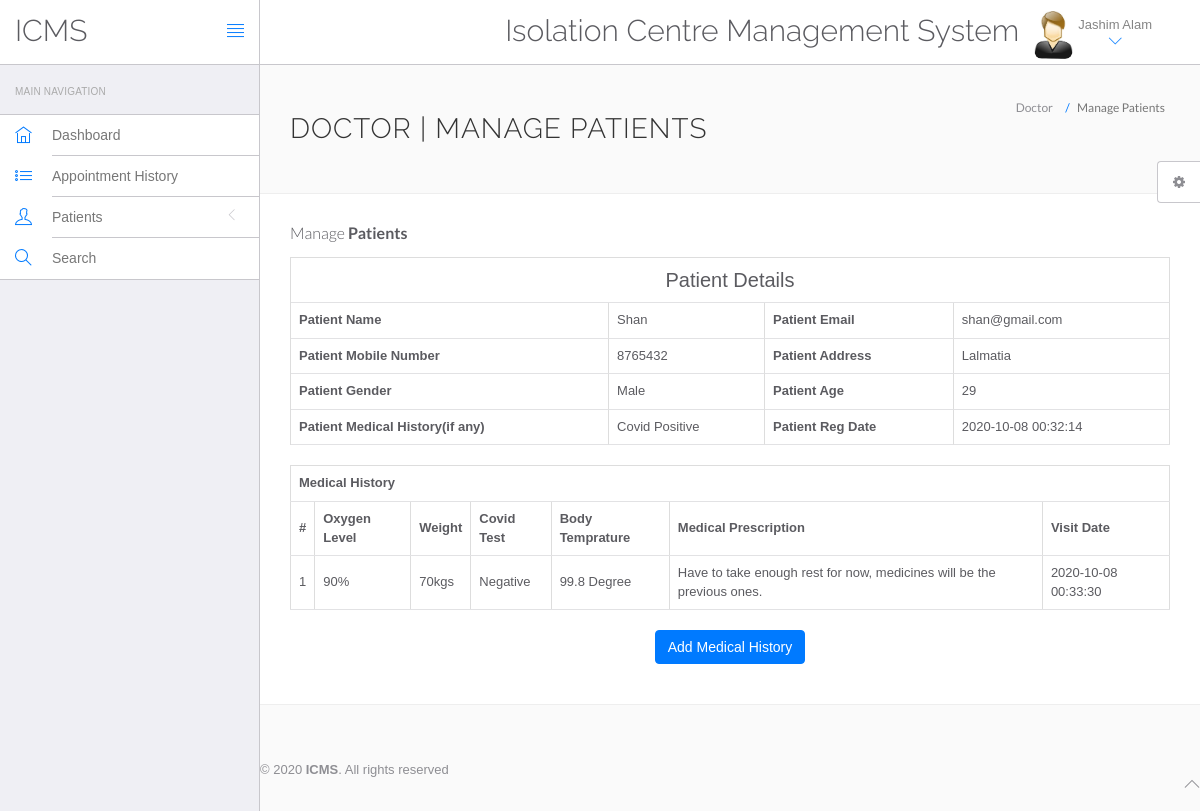
/isolation_centre/icms/doctor/view-patient.php?viewid=8 (signed in), run on the app's committed database.
### tables this page shows
CREATE TABLE `doctors` (
  `id` int(11) NOT NULL,
  `specilization` varchar(255) DEFAULT NULL,
  `doctorName` varchar(255) DEFAULT NULL,
  `address` longtext DEFAULT NULL,
  `contactno` bigint(11) DEFAULT NULL,
  `docEmail` varchar(255) DEFAULT NULL,
  `password` varchar(255) DEFAULT NULL,
  `creationDate` timestamp NULL DEFAULT current_timestamp(),
  `updationDate` timestamp NULL DEFAULT NULL ON UPDATE current_timestamp()
);

CREATE TABLE `tblpatient` (
  `ID` int(10) NOT NULL,
  `Docid` int(10) DEFAULT NULL,
  `PatientName` varchar(200) DEFAULT NULL,
  `PatientContno` bigint(10) DEFAULT NULL,
  `PatientEmail` varchar(200) DEFAULT NULL,
  `PatientGender` varchar(50) DEFAULT NULL,
  `PatientAdd` mediumtext DEFAULT NULL,
  `PatientAge` int(10) DEFAULT NULL,
  `Weight` varchar(50) DEFAULT NULL,
  `Systoms` varchar(50) DEFAULT NULL,
  `PatientMedhis` mediumtext DEFAULT NULL,
  `CreationDate` timestamp NULL DEFAULT current_timestamp(),
  `UpdationDate` timestamp NULL DEFAULT NULL ON UPDATE current_timestamp()
);

CREATE TABLE `tblmedicalhistory` (
  `ID` int(10) NOT NULL,
  `PatientID` int(10) DEFAULT NULL,
  `OxygenLevel` varchar(200) DEFAULT NULL,
  `CovidTest` varchar(200) NOT NULL,
  `Weight` varchar(100) DEFAULT NULL,
  `Temperature` varchar(200) DEFAULT NULL,
  `MedicalPres` mediumtext DEFAULT NULL,
  `CreationDate` timestamp NOT NULL DEFAULT current_timestamp() ON UPDATE current_timestamp()
);

### isolation_centre/icms/doctor/view-patient.php (the view, shortened to what this page needs)
<?php
include('include/config.php');
?>
<!DOCTYPE html>
<html lang="en">
	<head>
		<link rel="stylesheet" href="vendor/bootstrap/css/bootstrap.min.css">
		<link rel="stylesheet" href="vendor/fontawesome/css/font-awesome.min.css">
		<link rel="stylesheet" href="vendor/themify-icons/themify-icons.min.css">
		<link href="vendor/animate.css/animate.min.css" rel="stylesheet" media="screen">
		<link href="vendor/perfect-scrollbar/perfect-scrollbar.min.css" rel="stylesheet" media="screen">
		<link href="vendor/switchery/switchery.min.css" rel="stylesheet" media="screen">
		<link href="vendor/bootstrap-touchspin/jquery.bootstrap-touchspin.min.css" rel="stylesheet" media="screen">
		<link href="vendor/select2/select2.min.css" rel="stylesheet" media="screen">
		<link href="vendor/bootstrap-datepicker/bootstrap-datepicker3.standalone.min.css" rel="stylesheet" media="screen">
		<link href="vendor/bootstrap-timepicker/bootstrap-timepicker.min.css" rel="stylesheet" media="screen">
		<link rel="stylesheet" href="assets/css/styles.css">
		<link rel="stylesheet" href="assets/css/plugins.css">
		<link rel="stylesheet" href="assets/css/themes/theme-1.css" id="skin_color" />
	</head>
	<body>
		<div id="app">
<?php include('include/sidebar.php');?>
<div class="app-content">
<?php include('include/header.php');?>
<div class="main-content" >
<div class="wrap-content container" id="container">
<section id="page-title">
<div class="row">
<div class="col-sm-8">
<h1 class="mainTitle">Doctor | Manage Patients</h1>
</div>
<ol class="breadcrumb">
<li>
<span>Doctor</span>
</li>
<li class="active">
<span>Manage Patients</span>
</li>
</ol>
</div>
</section>
<div class="container-fluid container-fullw bg-white">
<div class="row">
<div class="col-md-12">
<h5 class="over-title margin-bottom-15">Manage <span class="text-bold">Patients</span></h5>
<?php
                               $vid=$_GET['viewid'];
                               $ret=mysqli_query($con,"select * from tblpatient where ID='$vid'");
$cnt=1;
while ($row=mysqli_fetch_array($ret)) {
                               ?>
<table border="1" class="table table-bordered">
 <tr align="center">
<td colspan="4" style="font-size:20px;color:blue">
 Patient Details</td></tr>
    <tr>
    <th scope>Patient Name</th>
    <td><?php  echo $row['PatientName'];?></td>
    <th scope>Patient Email</th>
    <td><?php  echo $row['PatientEmail'];?></td>
  </tr>
  <tr>
    <th scope>Patient Mobile Number</th>
    <td><?php  echo $row['PatientContno'];?></td>
    <th>Patient Address</th>
    <td><?php  echo $row['PatientAdd'];?></td>
  </tr>
    <tr>
    <th>Patient Gender</th>
    <td><?php  echo $row['PatientGender'];?></td>
    <th>Patient Age</th>
    <td><?php  echo $row['PatientAge'];?></td>
  </tr>
  <tr>
    <th>Patient Medical History(if any)</th>
    <td><?php  echo $row['PatientMedhis'];?></td>
     <th>Patient Reg Date</th>
    <td><?php  echo $row['CreationDate'];?></td>
  </tr>
<?php }?>
</table>
<?php
$ret=mysqli_query($con,"select * from tblmedicalhistory  where PatientID='$vid'");
 ?>
<table id="datatable" class="table table-bordered dt-responsive nowrap" style="border-collapse: collapse; border-spacing: 0; width: 100%;">
  <tr align="center">
   <th colspan="8" >Medical History</th>
  </tr>
  <tr>
    <th>#</th>
<th>Oxygen Level</th>
<th>Weight</th>
<th>Covid Test</th>
<th>Body Temprature</th>
<th>Medical Prescription</th>
<th>Visit Date</th>
</tr>
<?php
while ($row=mysqli_fetch_array($ret)) {
  ?>
<tr>
  <td><?php echo $cnt;?></td>
 <td><?php  echo $row['OxygenLevel'];?></td>
 <td><?php  echo $row['Weight'];?></td>
 <td><?php  echo $row['CovidTest'];?></td>
  <td><?php  echo $row['Temperature'];?></td>
  <td><?php  echo $row['MedicalPres'];?></td>
  <td><?php  echo $row['CreationDate'];?></td>
</tr>
<?php $cnt=$cnt+1;} ?>
</table>
<p align="center">
 <button class="btn btn-primary waves-effect waves-light w-lg" data-toggle="modal" data-target="#myModal">Add Medical History</button></p>
</div>
</div>
</div>
</div>
	<?php include('include/footer.php');?>
	<?php include('include/setting.php');?>
		</div>
	</body>
</html>

### isolation_centre/icms/doctor/include/header.php (shortened to what this page needs)
<header class="navbar navbar-default navbar-static-top">
					<div class="navbar-header">
						<a class="navbar-brand" href="#">
							<h2 style="padding-top:20% ">ICMS</h2>
						</a>
						<a href="#" class="sidebar-toggler pull-right visible-md visible-lg" data-toggle-class="app-sidebar-closed" data-toggle-target="#app">
							<i class="ti-align-justify"></i>
						</a>
					</div>
					<div class="navbar-collapse collapse">
						<ul class="nav navbar-right">
								<li  style="padding-top:2% ">
								<h2>Isolation Centre Management System</h2>
							</li>
							<li class="dropdown current-user">
								<a href class="dropdown-toggle" data-toggle="dropdown">
									<img src="assets/images/images.jpg" > <span class="username">
									<?php $query=mysqli_query($con,"select doctorName from doctors where id='".$_SESSION['id']."'");
while($row=mysqli_fetch_array($query))
{
	echo $row['doctorName'];
}
									?> <i class="ti-angle-down"></i></i></span>
								</a>
							</li>
						</ul>
					</div>
				</header>

### isolation_centre/icms/doctor/assets/css/themes/theme-1.css (style rules this page uses)
body { background: #FAFAFA; }
header .navbar-header { background: #ffffff !important; border-right-color: #c8c7cc !important; border-bottom-color: #c8c7cc !important; }
header .navbar-header .sidebar-toggler, header .navbar-header .sidebar-mobile-toggler { color: #007aff !important; }
header .navbar-header .navbar-brand { color: #777 !important; }
header .navbar-collapse { background: #ffffff !important; border-bottom-color: #c8c7cc !important; box-shadow: none !important; }
header .navbar-collapse .navbar-right > li > a { color: #777; }
header .navbar-collapse .navbar-right > li > a i { color: #007aff !important; }

### data on the page
doctors: doctorName "Jashim Alam"
tblpatient: PatientName "Shan", PatientEmail "shan@gmail.com", PatientContno "8765432", PatientAdd "Lalmatia", PatientGender "Male", PatientAge "29", PatientMedhis "Covid Positive", CreationDate "2020-10-08 00:32:14"
tblmedicalhistory: OxygenLevel "90%", Weight "70kgs", CovidTest "Negative", Temperature "99.8 Degree", MedicalPres "Have to take enough rest for now, medicines will be the previous ones.", CreationDate "2020-10-08 00:33:30"
